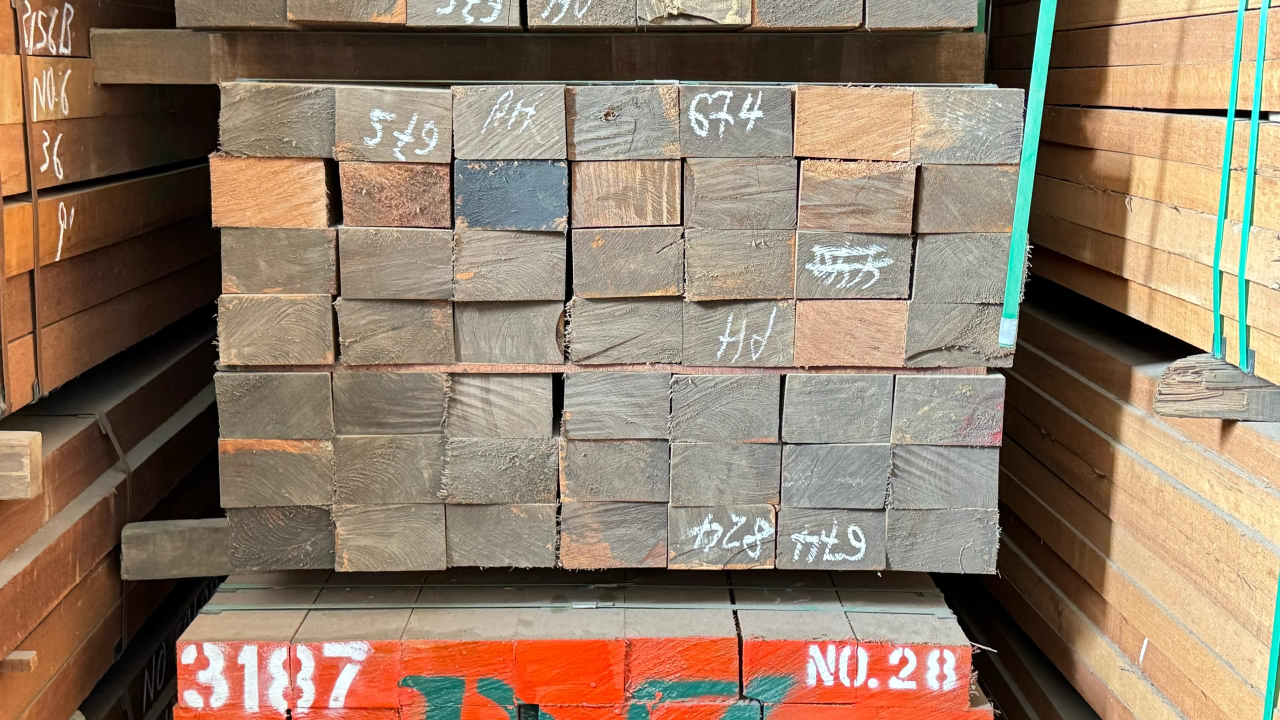
#> input picture src/assets/log_1.jpg, 2560 x 1440 px (shown at 1/2 size)
$ python -i polygon_detection.py   (imports and definitions only)
#> lines starting #> are read from the running program, lines starting #| are printed output that depends on the picture; after the words box and inside, x2 and y2 are one past the last pixel; in counts of white or black regions, pixels touching at a corner belong together
### src/util/ImageHelper.py
import cv2
from matplotlib import pyplot as plt


class ImageHelper:

    def __init__(self):
        pass

    @staticmethod
    def load_image(img_url):
#> called with img_url = '../assets/log_1.jpg'
        if img_url is None:
            print(f"invalid image url")
            return
        return cv2.imread(img_url)
#> returned value is the input picture: shape (1440, 2560, 3); mean B, G, R 104.5, 124.4, 144.9

    @staticmethod
    def resize_window(img):
        return cv2.resize(img, (960, 540))

    # [17 lines left out: function read_and_plot_img, not called in this run]

### src/algorithm/polygon_detection.py
import cv2
from ..util.ImageHelper import ImageHelper
import numpy as np


# [115 lines left out: functions count_logs, rectangle_detect, detect, not called in this run]


# AI generated code
def detect_logs(image_path):
    if image_path is None: return
    image = ImageHelper.load_image(image_path)

    # Convert the image to gray scale
    gray = cv2.cvtColor(image, cv2.COLOR_BGR2GRAY)
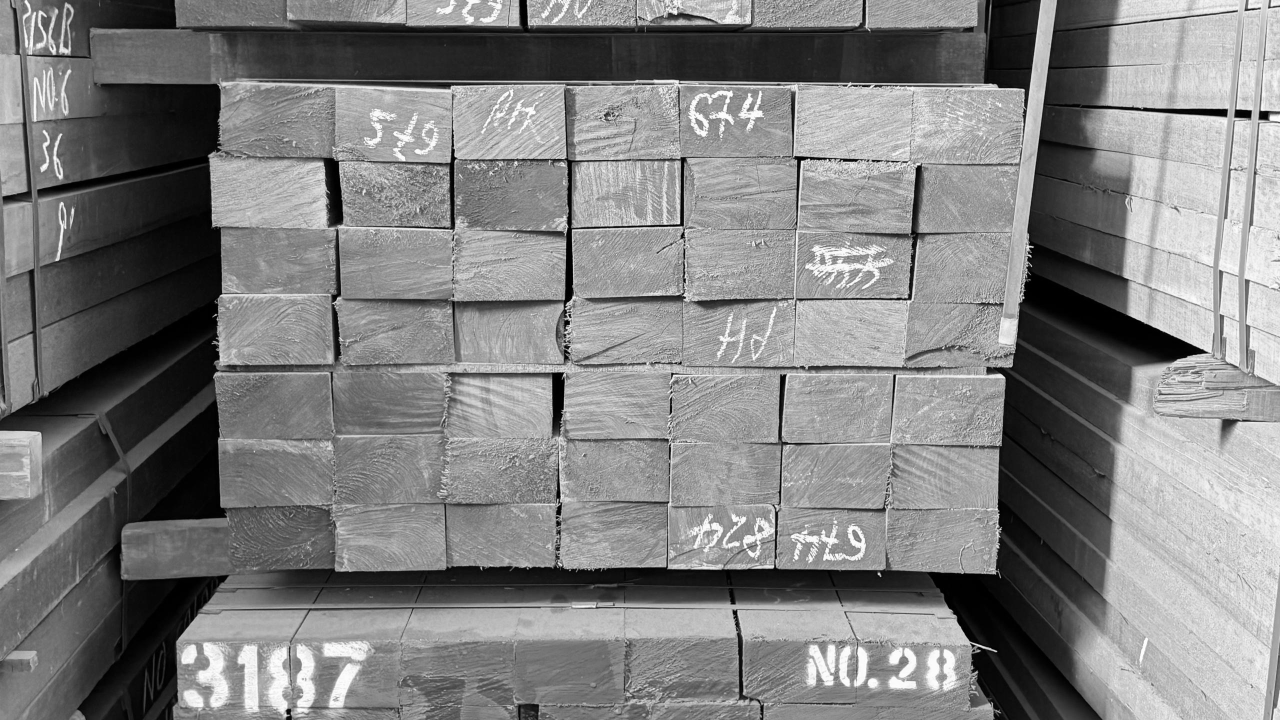
#> gray: shape (1440, 2560) (shown at 1/2 size); min 0, max 255, mean 128.2

    # Apply GaussianBlur to reduce noise and improve edge detection
    blurred = cv2.GaussianBlur(gray, (5, 5), 0)

    # Use Canny edge detection
    edges = cv2.Canny(blurred, 50, 150)
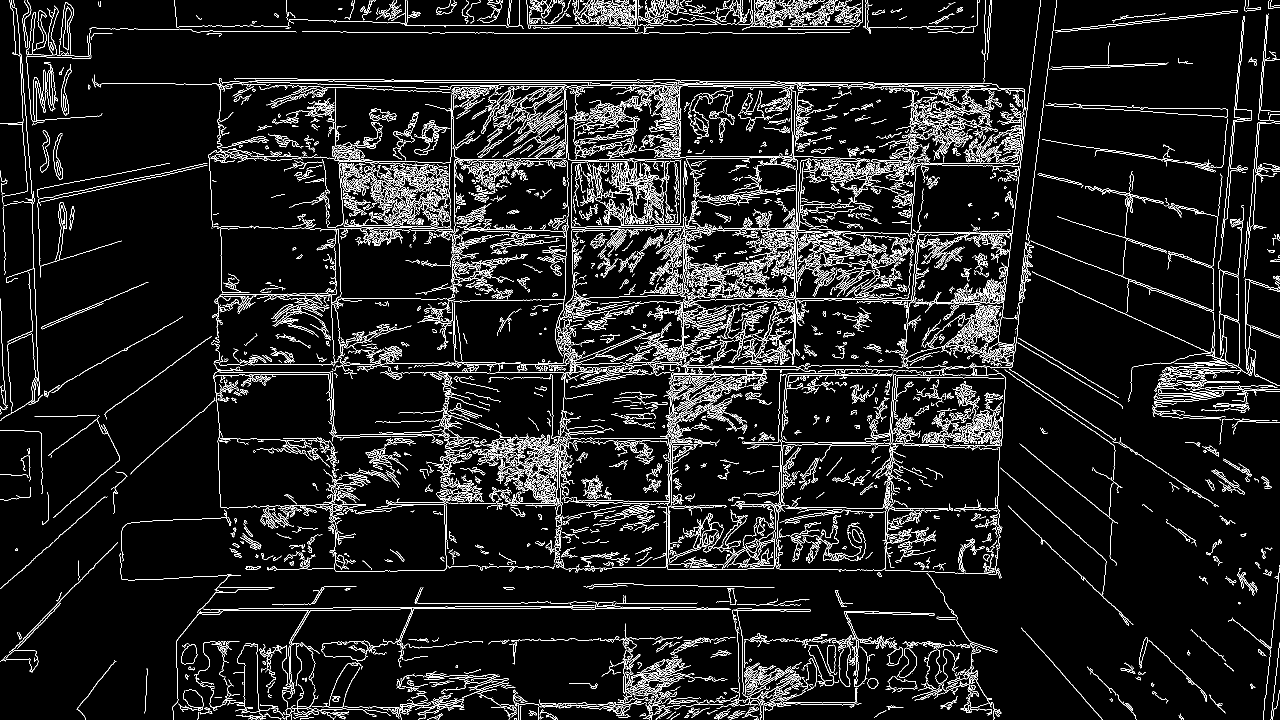
#> edges: shape (1440, 2560) (shown at 1/2 size); 7.6% white in thin lines or dots

    # Find contours from the edges
    contours, _ = cv2.findContours(edges, cv2.RETR_EXTERNAL, cv2.CHAIN_APPROX_SIMPLE)
#> contours = 3220 contours, 2302 with area under 20; largest, box (x1, y1, x2, y2) and area: (919, 869, 1135, 1032) 3078, (2438, 444, 2486, 732) 2964, (1617, 1290, 1669, 1371) 1544, (2489, 557, 2560, 754) 1205, (1133, 226, 1562, 457) 1106

    # Draw rectangles around detected contours
    for contour in contours:
        # Approximate contour to a polygon
        epsilon = 0.02 * cv2.arcLength(contour, True)
        approx = cv2.approxPolyDP(contour, epsilon, True)
        # Check if the contour is rectangular
        if len(approx) == 4:  # Rectangles have 4 vertices
            x, y, w, h = cv2.boundingRect(approx)
            cv2.rectangle(image, (x, y), (x + w, y + h), (0, 255, 0), 2)
#> this loop made 3220 passes
#> (epsilon, approx, x, y, w, h) on passes 1, 4, 5, 16, 25, 43, 50, 60: (0.125, [[1517, 1437], [1515, 1439], [1516, 1439], [1517, 1438]], 1515, 1437, 3, 3), (1.2, [[627, 1434], [600, 1437], [600, 1439], [603, 1436]], 600, 1434, 28, 6), (0.779, [[1476, 1433], [1459, 1438], [1460, 1439], [1463, 1437]], 1459, 1433, 18, 7), (0.931, [[1359, 1427], [1341, 1438], [1342, 1439], [1343, 1437]], 1341, 1427, 19, 13), (0.188, [[1080, 1424], [1080, 1427], [1079, 1428], [1080, 1428]], 1079, 1424, 2, 5), (2.25, [[730, 1419], [772, 1424], [781, 1431], [772, 1424]], 730, 1419, 52, 13), (6.44, [[618, 1417], [725, 1419], [752, 1432], [725, 1419]], 618, 1417, 135, 16), (1.35, [[1010, 1417], [1002, 1413], [982, 1414], [1001, 1413]], 982, 1413, 29, 5)
#> (epsilon, x, y, w, h) on passes 64, 73, 76, 102, 106, 142: (2.04, 689, 1413, 49, 4), (4.33, 1348, 1408, 98, 10), (3.63, 1080, 1407, 73, 8), (2.68, 1340, 1394, 62, 6), (0.137, 1269, 1392, 2, 4), (0.137, 1938, 1376, 4, 2)
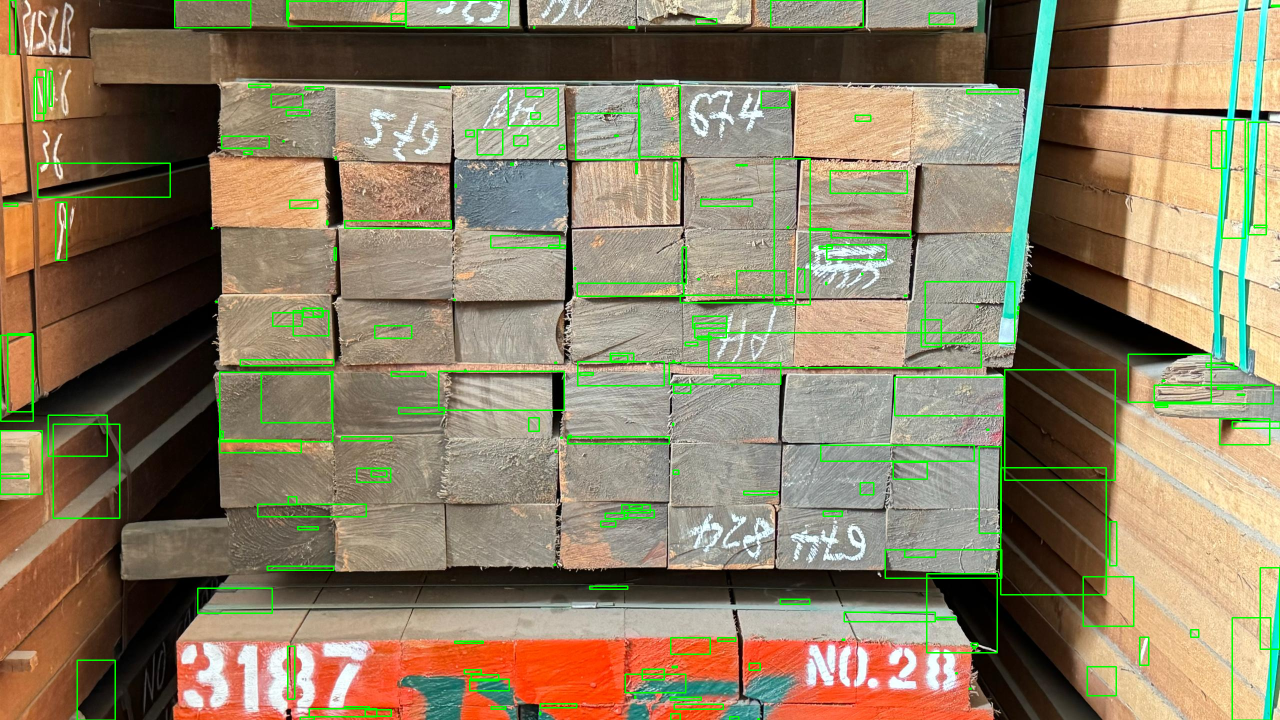
#> image: shape (1440, 2560, 3) (shown at 1/2 size); 3.19% of pixels changed, all inside (x1, y1, x2, y2) = (0, 0, 2560, 1440)

    # Optionally display the image window
    cv2.imshow("Detected Logs", ImageHelper.resize_window(image))
#> in resize_window, `return cv2.resize(img, (960, 540))`:
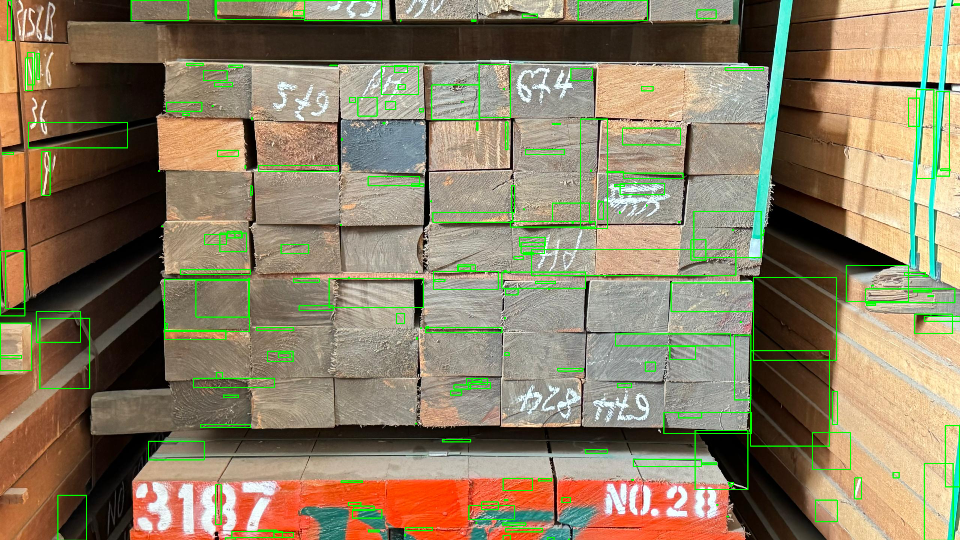
#> returned value: shape (540, 960, 3); mean of channels 0, 1, 2 100.7, 128.1, 140; drawn as B, G, R
    cv2.waitKey(0)
    cv2.destroyAllWindows()

>>> result = detect_logs('../assets/log_1.jpg')

$ run again, on src/assets/log_2.jpg
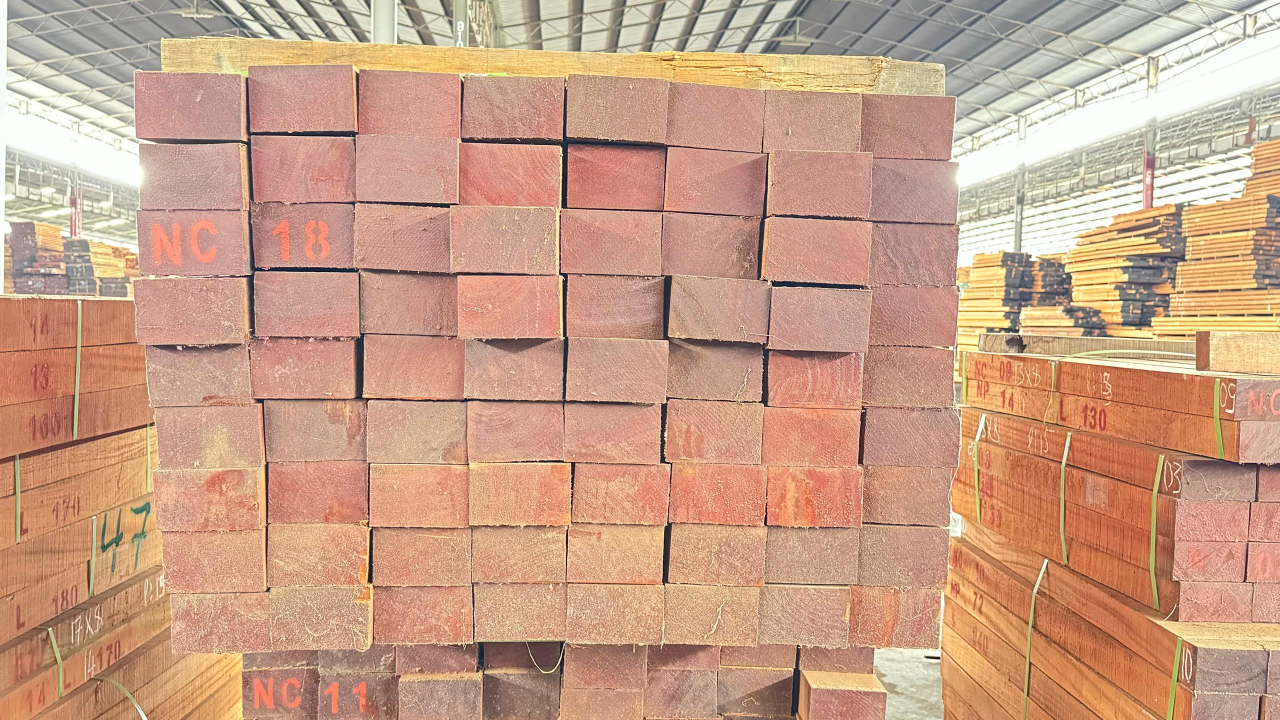
#> input picture src/assets/log_2.jpg, 2560 x 1440 px (shown at 1/2 size)
#> in load_image, returned value is the input picture: shape (1440, 2560, 3); mean B, G, R 135, 159.4, 201.3
#> in detect_logs, `edges = cv2.Canny(blurred, 50, 150)`:
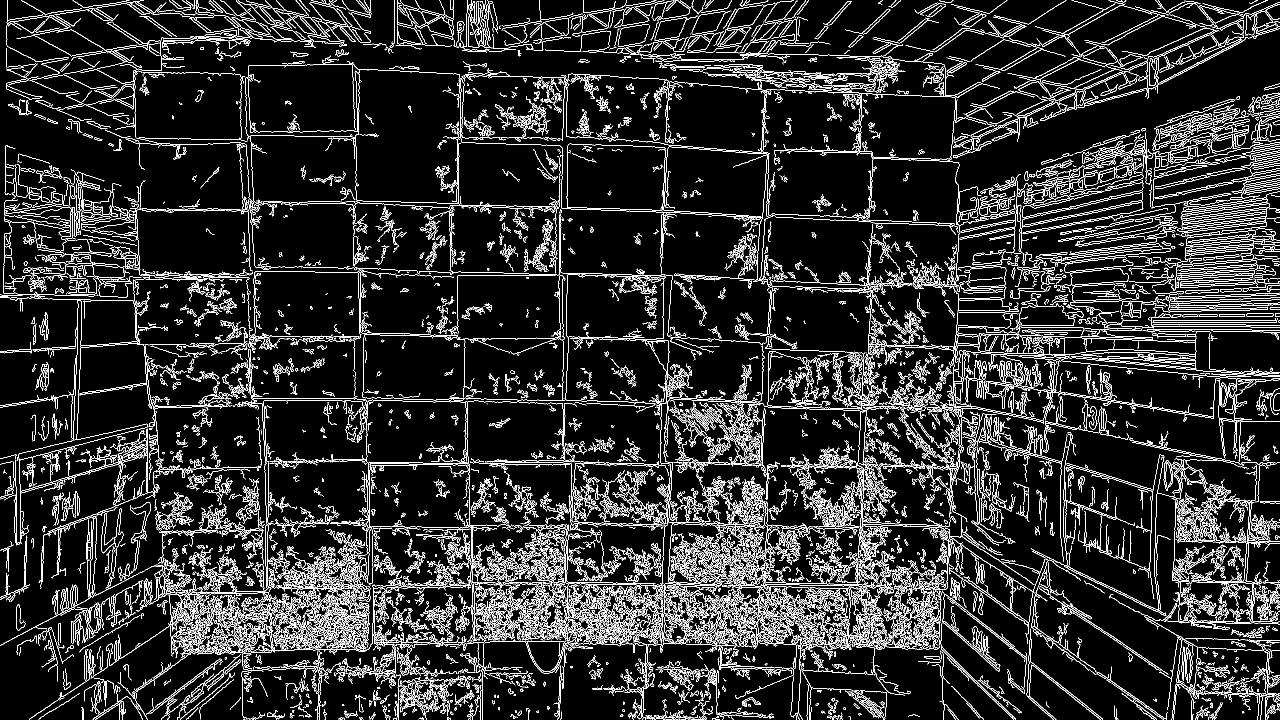
#> edges: shape (1440, 2560) (shown at 1/2 size); 11% white in thin lines or dots
#> contours = 4090 contours, 2699 with area under 20; largest, box (x1, y1, x2, y2) and area: (976, 105, 2038, 624) 27979, (660, 799, 1134, 1168) 26022, (691, 1172, 1327, 1358) 6998, (2354, 383, 2560, 474) 6834, (7, 433, 374, 1091) 6451
#> the loop in detect_logs, `for contour in contours:` made 4090 passes
#> (epsilon, approx, x, y, w, h) on passes 15, 40: (0.153, [[1358, 1431], [1360, 1433], [1361, 1433], [1359, 1431]], 1358, 1431, 4, 3), (0.673, [[1122, 1423], [1122, 1436], [1120, 1439], [1122, 1437]], 1120, 1423, 3, 17)
#> in resize_window, `return cv2.resize(img, (960, 540))`:
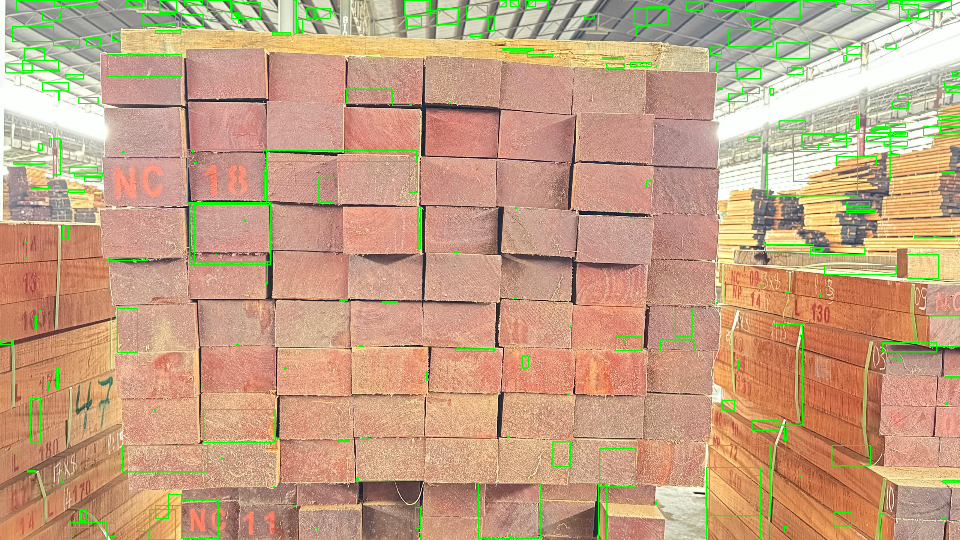
#> returned value: shape (540, 960, 3); mean of channels 0, 1, 2 130.7, 161.8, 195.6; drawn as B, G, R

$ run again, on src/assets/log_4.jpg
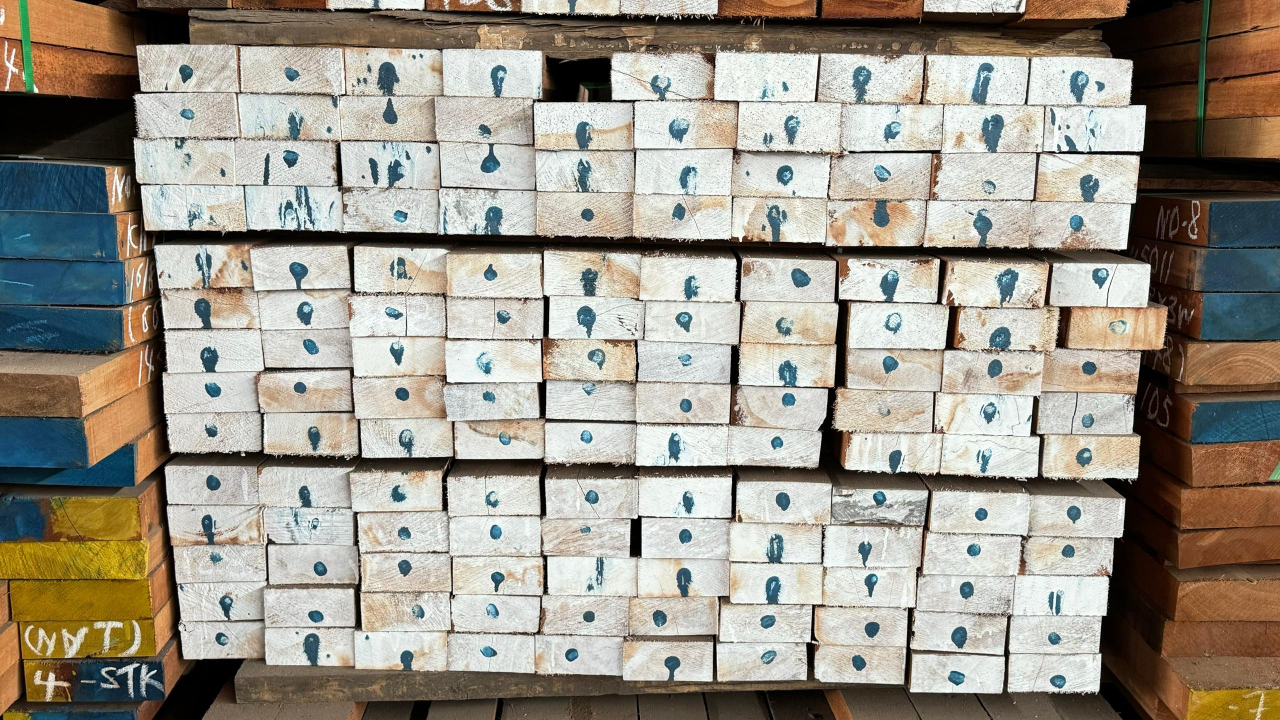
#> input picture src/assets/log_4.jpg, 2560 x 1440 px (shown at 1/2 size)
#> in load_image, returned value is the input picture: shape (1440, 2560, 3); mean B, G, R 139.6, 151.2, 156.4
#> in detect_logs, `edges = cv2.Canny(blurred, 50, 150)`:
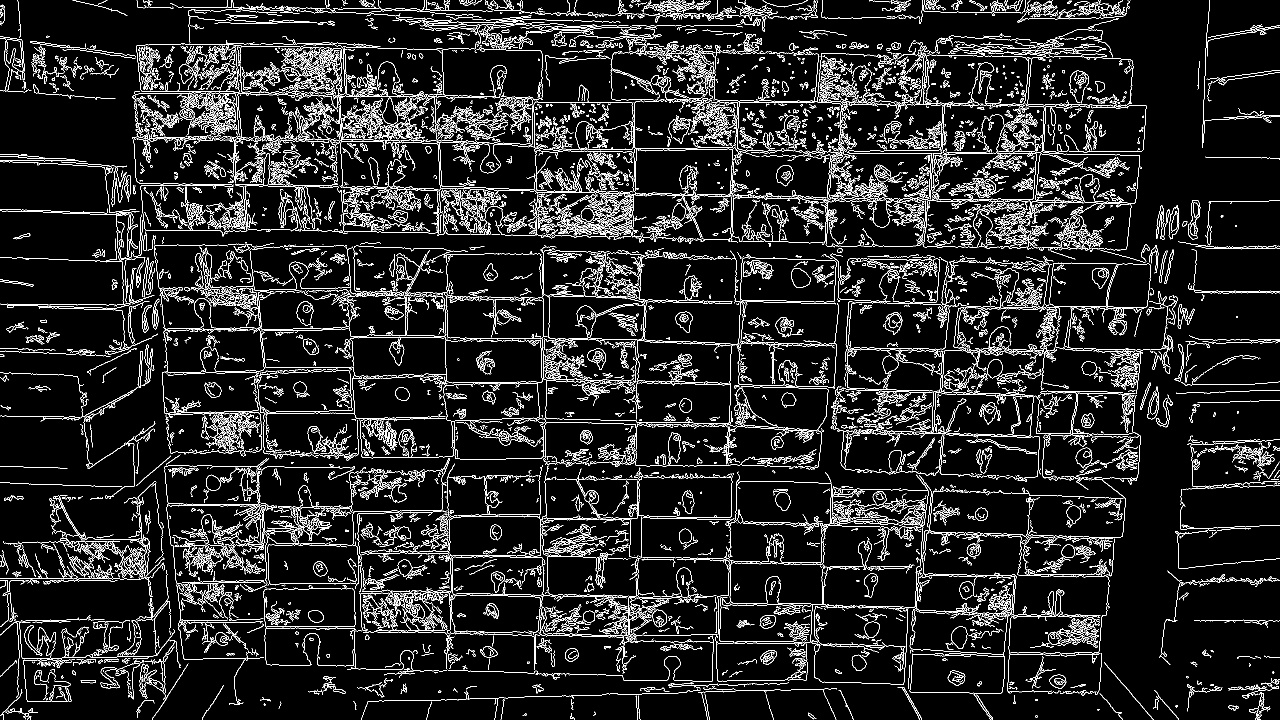
#> edges: shape (1440, 2560) (shown at 1/2 size); 9% white in thin lines or dots
#> contours = 4627 contours, 3474 with area under 20; largest, box (x1, y1, x2, y2) and area: (1285, 943, 1857, 1369) 31257, (272, 86, 606, 271) 18522, (2099, 525, 2302, 619) 16606, (1480, 509, 1673, 608) 15811, (833, 927, 1209, 1270) 15198
#> the loop in detect_logs, `for contour in contours:` made 4627 passes
#> (epsilon, approx, x, y, w, h) on passes 39, 58: (0.0966, [[2184, 1385], [2183, 1386], [2182, 1386], [2183, 1386]], 2182, 1385, 3, 2), (19.22, [[1400, 1380], [998, 1395], [989, 1439], [998, 1395]], 989, 1380, 412, 60)
#> in resize_window, `return cv2.resize(img, (960, 540))`:
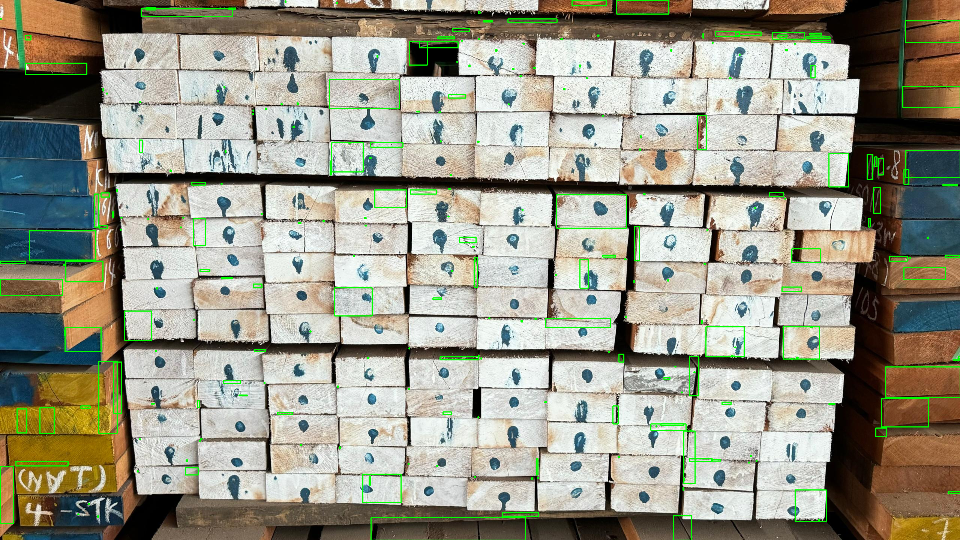
#> returned value: shape (540, 960, 3); mean of channels 0, 1, 2 137.6, 153.5, 153.8; drawn as B, G, R
